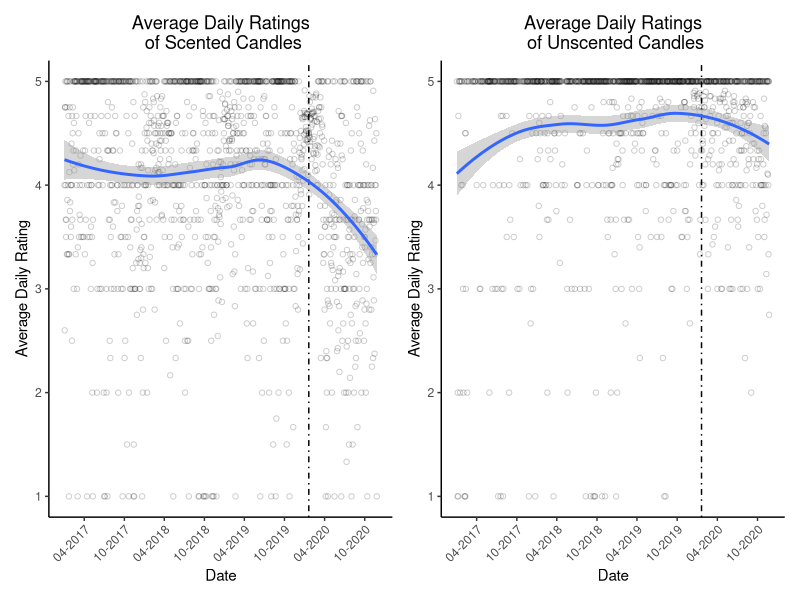
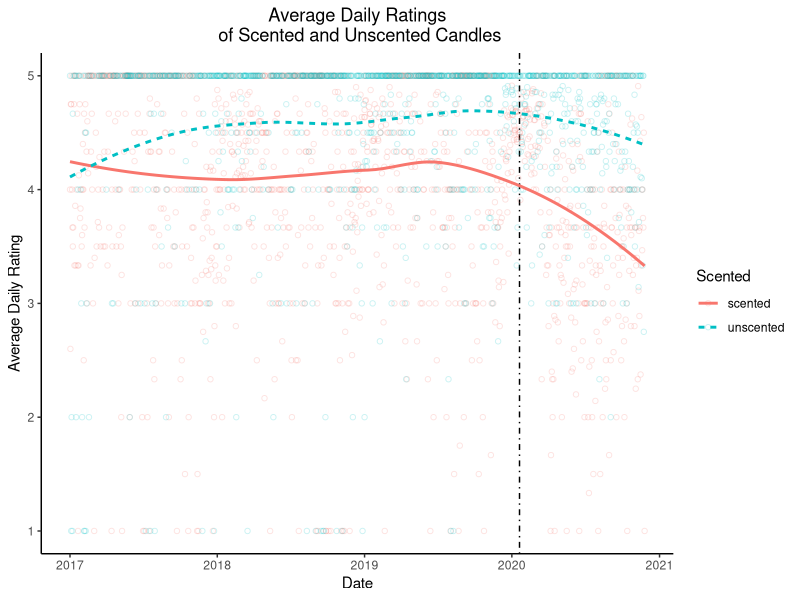
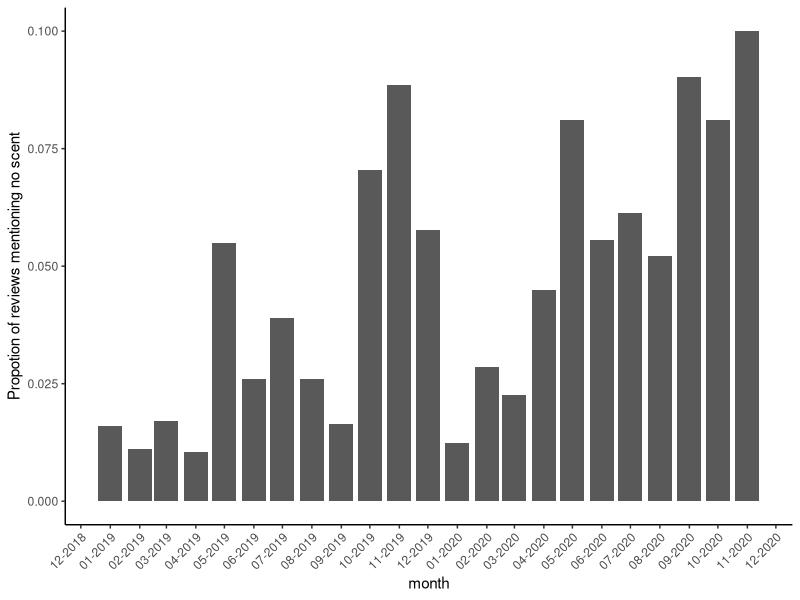

These charts were generated, in order, by the following R code:
## ---- chunk 1

library(tidyverse)
library(readxl)
library(patchwork)
theme_set(theme_classic())

candles_scented <- read_excel("Scented_all.xlsx")
candles_unscented <- read_excel("Unscented_all.xlsx")

## ---- chunk 2

p1 <- candles_scented %>% 
  filter(Date >= "2017-01-01") %>% 
  group_by(Date) %>% 
  mutate(Rating_Avg = mean(Rating)) %>%
  distinct(Date,
           .keep_all = TRUE) %>% 
  ggplot() +
  aes(x = Date,
      y = Rating_Avg) +
  geom_point(shape = 1, 
             alpha = 0.2) +
  geom_vline(xintercept = as.POSIXct(as.Date("2020-01-20")),
             linetype = 4) +
  geom_smooth(method = "loess") +
  scale_x_datetime(date_breaks = "6 months",
                   date_labels = "%m-%Y") +
  ylab(label = "Average Daily Rating")+
  theme(axis.text.x = element_text(angle = 45, hjust = 1))+
  ggtitle(label = "Average Daily Ratings\n of Scented Candles") +
  theme(plot.title = element_text(hjust = 0.5))


p2 <- candles_unscented %>% 
  filter(Date >= "2017-01-01") %>% 
  group_by(Date) %>% 
  mutate(Rating_Avg = mean(Rating)) %>%
  distinct(Date,
           .keep_all = TRUE) %>% 
  ggplot() +
  aes(x = Date,
      y = Rating_Avg) +
  geom_vline(xintercept = as.numeric(as.Date("2020-01-20"))) +
  geom_vline(xintercept = as.POSIXct(as.Date("2020-01-20")),
             linetype = 4) +
  geom_point(shape = 1,
             alpha = 0.2) +
  geom_smooth(method = "loess") +
  scale_x_datetime(date_breaks = "6 months",
                   date_labels = "%m-%Y") +
  scale_fill_brewer() +
  ylab(label = "Average Daily Rating")+
  theme(axis.text.x = element_text(angle = 45, hjust = 1)) +
  ggtitle(label = "Average Daily Ratings\n of Unscented Candles") +
  theme(plot.title = element_text(hjust = 0.5))



p1 + p2

## ---- chunk 3

candles_full <- bind_rows(
	scented = candles_scented, 
	unscented = candles_unscented, 
	.id = "Scented"
)

full_filtered <- candles_full %>% 
  filter(Date >= "2017-01-01") %>% 
  group_by(Date, Scented) %>% 
  mutate(Rating_Avg = mean(Rating)) %>%
  distinct(Date,
           .keep_all = TRUE)

ggplot(full_filtered) +
  aes(x = Date,
      y = Rating_Avg,
      color = Scented,
      group = Scented,
      linetype = Scented) +
  geom_vline(xintercept = as.POSIXct(as.Date("2020-01-20")),
             linetype = 4) +
  geom_point(shape = 1,
             alpha = 0.2)+
  geom_smooth(method = "loess",
              se = FALSE) +
  ylab(label = "Average Daily Rating") +
  ggtitle(label = "Average Daily Ratings\n of Scented and Unscented Candles") +
  theme(plot.title = element_text(hjust = 0.5))

## ---- chunk 4
str_no_scent <- function(x){
  as.numeric(
  	case_when(
  		str_detect(x, "[Nn]o scent") ~ "1", 
  		str_detect(x, "[Nn]o smell") ~ "1",
  		str_detect(x, "[Dd]oes not smell like") ~ "1",
  		str_detect(x, "[Dd]oesn't smell like") ~ "1",
  		str_detect(x, "[Cc]an't smell") ~ "1",
  		str_detect(x, "[Cc]annot smell") ~ "1",
  		str_detect(x, "[Ff]aint smell") ~ "1",
  		str_detect(x, "[Ff]aint scent") ~ "1",
  		str_detect(x, "[Dd]on't smell") ~ "1",
  		str_detect(x, "[Ll]ike nothing") ~ "1",
  		TRUE ~ "0"
  	)
  )
}
## ---- chunk 5

candles_scented %>% 
  filter(Date > "2019-01-01", Date < "2021-01-01") %>% 
  mutate(month = lubridate::floor_date(Date, "month")) %>% 
  mutate(noscent = str_no_scent(Review)) %>% 
  group_by(month, noscent) %>% 
  summarize(n = n()) %>% 
  mutate(prop = n/sum(n)) %>% 
  filter(noscent == 1) %>% 
  ggplot() +
  aes(x = month,
      y = prop) +
  geom_bar(stat = "identity") +
  scale_x_datetime(date_breaks = "1 month",
                   date_labels = "%m-%Y") +
  theme(axis.text.x = element_text(angle = 45, hjust = 1)) +
  ylab(label = "Propotion of reviews mentioning no scent")




